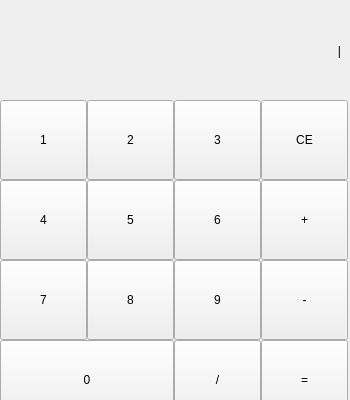
<?xml version="1.0" encoding="UTF-8"?>
<ui version="4.0">
 <class>Widget</class>
 <widget class="QWidget" name="Widget">
  <property name="geometry">
   <rect>
    <x>0</x>
    <y>0</y>
    <width>350</width>
    <height>400</height>
   </rect>
  </property>
  <property name="minimumSize">
   <size>
    <width>350</width>
    <height>400</height>
   </size>
  </property>
  <property name="maximumSize">
   <size>
    <width>353</width>
    <height>413</height>
   </size>
  </property>
  <property name="windowTitle">
   <string>Калькулятор</string>
  </property>
  <widget class="QWidget" name="gridLayoutWidget">
   <property name="geometry">
    <rect>
     <x>0</x>
     <y>100</y>
     <width>350</width>
     <height>296</height>
    </rect>
   </property>
   <layout class="QGridLayout" name="gridLayout">
    <property name="sizeConstraint">
     <enum>QLayout::SetMinimumSize</enum>
    </property>
    <property name="leftMargin">
     <number>0</number>
    </property>
    <property name="topMargin">
     <number>0</number>
    </property>
    <property name="rightMargin">
     <number>0</number>
    </property>
    <property name="bottomMargin">
     <number>0</number>
    </property>
    <property name="spacing">
     <number>0</number>
    </property>
    <item row="3" column="0" colspan="2">
     <widget class="QPushButton" name="pushButton_15">
      <property name="sizePolicy">
       <sizepolicy hsizetype="Preferred" vsizetype="Preferred">
        <horstretch>0</horstretch>
        <verstretch>0</verstretch>
       </sizepolicy>
      </property>
      <property name="minimumSize">
       <size>
        <width>174</width>
        <height>80</height>
       </size>
      </property>
      <property name="maximumSize">
       <size>
        <width>174</width>
        <height>80</height>
       </size>
      </property>
      <property name="styleSheet">
       <string notr="true"/>
      </property>
      <property name="text">
       <string>0</string>
      </property>
     </widget>
    </item>
    <item row="2" column="0">
     <widget class="QPushButton" name="pushButton_9">
      <property name="minimumSize">
       <size>
        <width>87</width>
        <height>80</height>
       </size>
      </property>
      <property name="maximumSize">
       <size>
        <width>87</width>
        <height>80</height>
       </size>
      </property>
      <property name="styleSheet">
       <string notr="true"/>
      </property>
      <property name="text">
       <string>7</string>
      </property>
     </widget>
    </item>
    <item row="1" column="0">
     <widget class="QPushButton" name="pushButton_5">
      <property name="minimumSize">
       <size>
        <width>87</width>
        <height>80</height>
       </size>
      </property>
      <property name="maximumSize">
       <size>
        <width>87</width>
        <height>80</height>
       </size>
      </property>
      <property name="styleSheet">
       <string notr="true"/>
      </property>
      <property name="text">
       <string>4</string>
      </property>
     </widget>
    </item>
    <item row="2" column="1">
     <widget class="QPushButton" name="pushButton_10">
      <property name="minimumSize">
       <size>
        <width>87</width>
        <height>80</height>
       </size>
      </property>
      <property name="maximumSize">
       <size>
        <width>87</width>
        <height>80</height>
       </size>
      </property>
      <property name="styleSheet">
       <string notr="true"/>
      </property>
      <property name="text">
       <string>8</string>
      </property>
     </widget>
    </item>
    <item row="1" column="2">
     <widget class="QPushButton" name="pushButton_7">
      <property name="minimumSize">
       <size>
        <width>87</width>
        <height>80</height>
       </size>
      </property>
      <property name="maximumSize">
       <size>
        <width>87</width>
        <height>80</height>
       </size>
      </property>
      <property name="styleSheet">
       <string notr="true"/>
      </property>
      <property name="text">
       <string>6</string>
      </property>
     </widget>
    </item>
    <item row="0" column="0">
     <widget class="QPushButton" name="pushButton">
      <property name="minimumSize">
       <size>
        <width>87</width>
        <height>80</height>
       </size>
      </property>
      <property name="maximumSize">
       <size>
        <width>87</width>
        <height>80</height>
       </size>
      </property>
      <property name="styleSheet">
       <string notr="true"/>
      </property>
      <property name="text">
       <string>1</string>
      </property>
     </widget>
    </item>
    <item row="1" column="3">
     <widget class="QPushButton" name="plus_button">
      <property name="minimumSize">
       <size>
        <width>87</width>
        <height>80</height>
       </size>
      </property>
      <property name="maximumSize">
       <size>
        <width>87</width>
        <height>80</height>
       </size>
      </property>
      <property name="styleSheet">
       <string notr="true"/>
      </property>
      <property name="text">
       <string>+</string>
      </property>
     </widget>
    </item>
    <item row="2" column="3">
     <widget class="QPushButton" name="pushButton_12">
      <property name="minimumSize">
       <size>
        <width>87</width>
        <height>80</height>
       </size>
      </property>
      <property name="maximumSize">
       <size>
        <width>87</width>
        <height>80</height>
       </size>
      </property>
      <property name="styleSheet">
       <string notr="true"/>
      </property>
      <property name="text">
       <string>-</string>
      </property>
     </widget>
    </item>
    <item row="0" column="2">
     <widget class="QPushButton" name="pushButton_3">
      <property name="minimumSize">
       <size>
        <width>87</width>
        <height>80</height>
       </size>
      </property>
      <property name="maximumSize">
       <size>
        <width>87</width>
        <height>80</height>
       </size>
      </property>
      <property name="styleSheet">
       <string notr="true"/>
      </property>
      <property name="text">
       <string>3</string>
      </property>
     </widget>
    </item>
    <item row="3" column="2">
     <widget class="QPushButton" name="pushButton_13">
      <property name="minimumSize">
       <size>
        <width>87</width>
        <height>80</height>
       </size>
      </property>
      <property name="maximumSize">
       <size>
        <width>87</width>
        <height>80</height>
       </size>
      </property>
      <property name="styleSheet">
       <string notr="true"/>
      </property>
      <property name="text">
       <string>/</string>
      </property>
     </widget>
    </item>
    <item row="3" column="3">
     <widget class="QPushButton" name="ravno_button">
      <property name="minimumSize">
       <size>
        <width>87</width>
        <height>80</height>
       </size>
      </property>
      <property name="maximumSize">
       <size>
        <width>87</width>
        <height>80</height>
       </size>
      </property>
      <property name="styleSheet">
       <string notr="true"/>
      </property>
      <property name="text">
       <string>=</string>
      </property>
     </widget>
    </item>
    <item row="2" column="2">
     <widget class="QPushButton" name="pushButton_11">
      <property name="minimumSize">
       <size>
        <width>87</width>
        <height>80</height>
       </size>
      </property>
      <property name="maximumSize">
       <size>
        <width>87</width>
        <height>80</height>
       </size>
      </property>
      <property name="styleSheet">
       <string notr="true"/>
      </property>
      <property name="text">
       <string>9</string>
      </property>
     </widget>
    </item>
    <item row="0" column="1">
     <widget class="QPushButton" name="button_8">
      <property name="minimumSize">
       <size>
        <width>87</width>
        <height>80</height>
       </size>
      </property>
      <property name="maximumSize">
       <size>
        <width>87</width>
        <height>80</height>
       </size>
      </property>
      <property name="styleSheet">
       <string notr="true"/>
      </property>
      <property name="text">
       <string>2</string>
      </property>
     </widget>
    </item>
    <item row="0" column="3">
     <widget class="QPushButton" name="CE">
      <property name="minimumSize">
       <size>
        <width>87</width>
        <height>80</height>
       </size>
      </property>
      <property name="maximumSize">
       <size>
        <width>100</width>
        <height>100</height>
       </size>
      </property>
      <property name="styleSheet">
       <string notr="true"/>
      </property>
      <property name="text">
       <string>CE</string>
      </property>
     </widget>
    </item>
    <item row="1" column="1">
     <widget class="QPushButton" name="button_6">
      <property name="minimumSize">
       <size>
        <width>87</width>
        <height>80</height>
       </size>
      </property>
      <property name="maximumSize">
       <size>
        <width>87</width>
        <height>80</height>
       </size>
      </property>
      <property name="styleSheet">
       <string notr="true"/>
      </property>
      <property name="text">
       <string>5</string>
      </property>
     </widget>
    </item>
   </layout>
  </widget>
  <widget class="QLabel" name="label">
   <property name="geometry">
    <rect>
     <x>10</x>
     <y>10</y>
     <width>331</width>
     <height>81</height>
    </rect>
   </property>
   <property name="text">
    <string>|</string>
   </property>
   <property name="alignment">
    <set>Qt::AlignRight|Qt::AlignTrailing|Qt::AlignVCenter</set>
   </property>
   <property name="margin">
    <number>9</number>
   </property>
   <property name="indent">
    <number>0</number>
   </property>
  </widget>
 </widget>
 <resources/>
 <connections/>
</ui>
